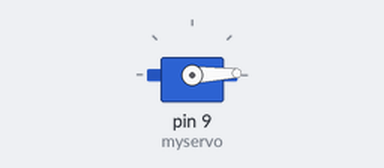
This sketch was run on a simulated Arduino Uno, built with avr-gcc and run on an emulated ATmega328P. On the bench: servo.

Above: at 0.05 s.
At 2.0 s:
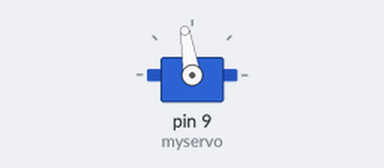
At 3.95 s:
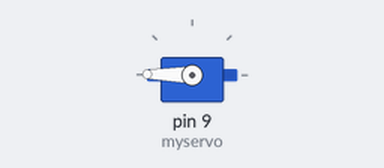
At 7.9 s:
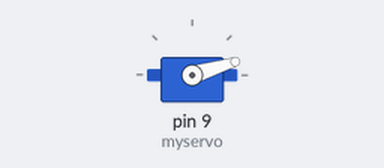
Timing chart, 0 to 12.0 s (numbered marks = the images above):
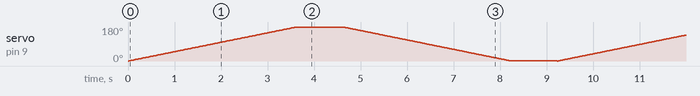

The sketch:

lesson_9.2.ino
```cpp
/*
  keyestudio sun_follower
  lesson 9.2
  servo
  http://www.keyestudio.com
*/
#include <Servo.h>  //include the library code:
Servo myservo;

void setup() {
  myservo.attach(9);  //link the servo to digital port 9

}

void loop () {
  //rotate from 0 degree to 180 degrees
  for (int i = 0; i < 180; i++) {
    myservo.write(i);
    delay(20);
  }
  delay(1000);  //wait for 1s

  //rotate from 180 degree to 0 degree
  for (int i = 180; i > 0; i--) {
    myservo.write(i);
    delay(20);
  }
  delay(1000);  //wait for 1s
}
```
